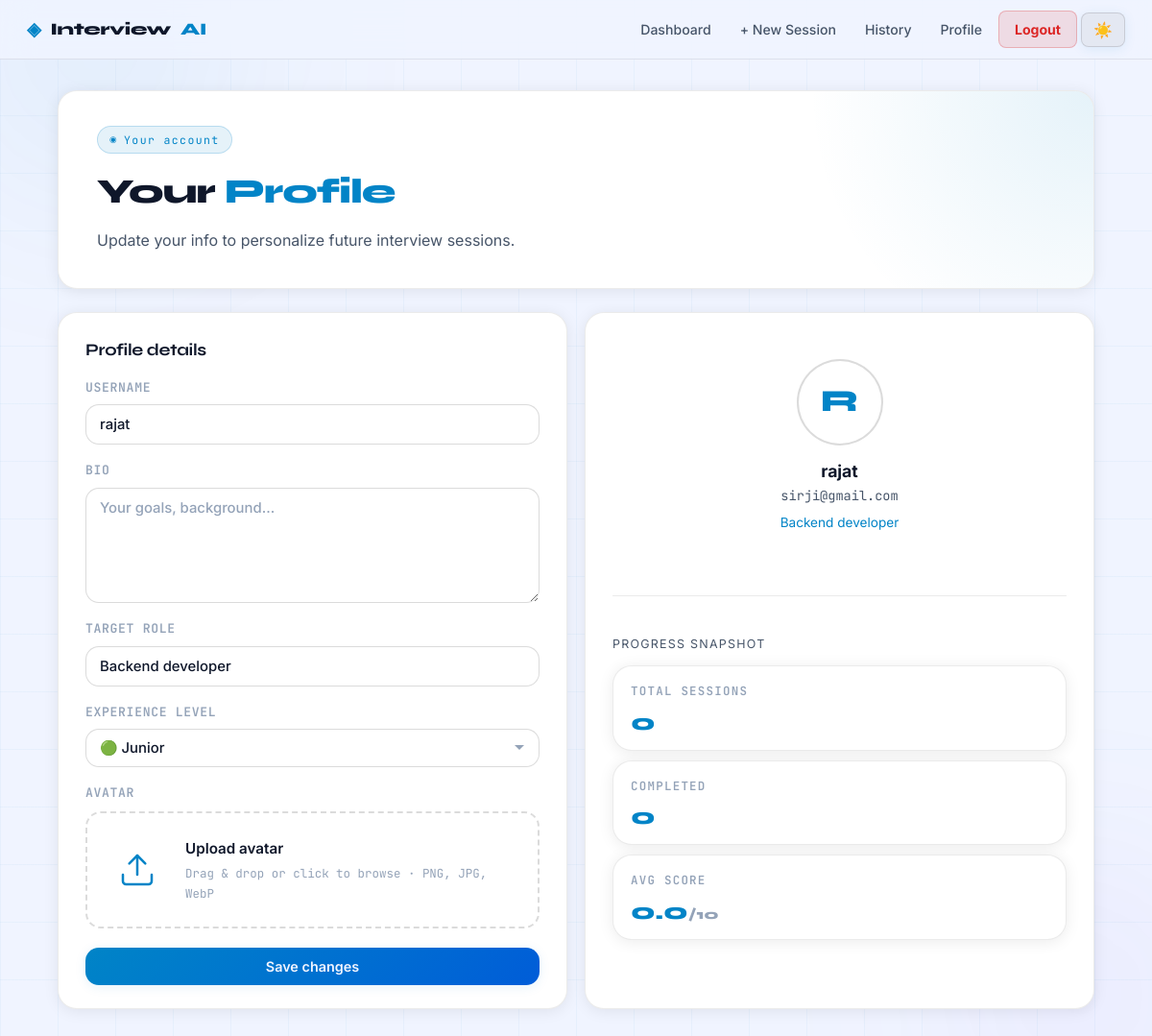
Screenshot of /profile/ (signed in) with the database file from the repository.
### apps/users/models.py (models this page shows, shortened)
class CustomUser(AbstractUser):
    email = models.EmailField(unique=True)
    bio = models.TextField(blank=True)
    avatar = models.ImageField(upload_to='avatars/', null=True, blank=True)
    target_role = models.CharField(max_length=120, blank=True, help_text='e.g. Backend Engineer')
    experience_level = models.CharField(
        max_length=10,
        choices=[('junior', 'Junior'), ('mid', 'Mid-level'), ('senior', 'Senior')],
        default='mid',
    )
    created_at = models.DateTimeField(auto_now_add=True)
    USERNAME_FIELD  = 'email'
    REQUIRED_FIELDS = ['username']
    @property
    def initials(self):
        return (self.username or self.email)[0].upper()

### apps/users/views.py (the view, shortened to what this page needs)
# urls.py: path('profile/',  profile_view,  name='profile'),
@login_required
def profile_view(request):
    from apps.interview.models import InterviewSession
    stats = InterviewSession.objects.filter(user=request.user).aggregate(
        total=Count('id'),
        completed=Count('id', filter=Q(status='completed')),
        avg_score=Avg('overall_score'),
    )
    return render(request, 'users/profile.html', {'stats': stats})

### templates/users/profile.html (shortened to what this page needs)
{% extends 'base.html' %}
{% block content %}
<section class="card hero">
  <div class="hero-strip"><div class="hero-pill">Your account</div></div>
  <h1>Your <span class="accent">Profile</span></h1>
  <p>Update your info to personalize future interview sessions.</p>
</section>
<div class="grid two">
  <article class="card section-pad">
    <h3>Profile details</h3>
    <form method="post" enctype="multipart/form-data" action="{% url 'profile' %}" id="profile-form">
      <label>
        Username
        <input type="text" name="username" value="{{ request.user.username }}" required>
      </label>
      <label>
        Bio
        <textarea name="bio" rows="3" placeholder="Your goals, background...">{{ request.user.bio }}</textarea>
      </label>
      <label>
        Target role
        <input type="text" name="target_role" value="{{ request.user.target_role }}" placeholder="e.g. Backend Engineer">
      </label>
      <label>
        Experience level
        <select name="experience_level">
          <option value="junior" {% if request.user.experience_level == 'junior' %}selected{% endif %}>🟢 Junior</option>
        </select>
      </label>
      <div>
        <div class="avatar-upload-label">Avatar</div>
        <div class="avatar-upload-zone" id="avatar-drop-zone">
          <div class="avatar-placeholder-zone" id="avatar-placeholder-zone">
            <div class="avatar-upload-icon">
              {% if request.user.avatar %}
                <img src="{{ request.user.avatar.url }}" alt="current" style="width:64px;height:64px;border-radius:50%;object-fit:cover;border:2px solid var(--cyan);">
              {% else %}
                <svg width="40" height="40" viewBox="0 0 24 24" fill="none" stroke="currentColor" stroke-width="1.5" stroke-linecap="round" stroke-linejoin="round" style="color:var(--cyan)">
                  <path d="M21 15v4a2 2 0 0 1-2 2H5a2 2 0 0 1-2-2v-4"/>
                  <polyline points="17 8 12 3 7 8"/>
                  <line x1="12" y1="3" x2="12" y2="15"/>
                </svg>
              {% endif %}
            </div>
            <div class="avatar-upload-text">
              <span class="avatar-upload-main">
                {% if request.user.avatar %}Change avatar{% else %}Upload avatar{% endif %}
              </span>
              <span class="avatar-upload-sub">Drag & drop or click to browse · PNG, JPG, WebP</span>
            </div>
          </div>
        </div>
      </div>
      <button type="submit" style="margin-top:4px;">Save changes</button>
    </form>
  </article>
  <article class="card section-pad" style="display:flex;flex-direction:column;gap:20px;">
    <div class="avatar-wrap">
      {% if request.user.avatar %}
        <img src="{{ request.user.avatar.url }}" alt="avatar" class="avatar-img" id="profile-avatar-display">
      {% else %}
        <div class="avatar-placeholder" id="profile-avatar-display">{{ request.user.initials }}</div>
      {% endif %}
      <div style="text-align:center;">
        <div style="font-family:var(--font-head);font-weight:700;font-size:1.1rem;">{{ request.user.username }}</div>
        <div class="muted mono">{{ request.user.email }}</div>
        {% if request.user.target_role %}
          <div style="margin-top:6px;font-size:0.85rem;color:var(--cyan);">{{ request.user.target_role }}</div>
        {% endif %}
      </div>
    </div>
    <hr class="divider">
    <div>
      <div class="muted" style="font-size:0.78rem;font-family:var(--font-mono);text-transform:uppercase;letter-spacing:0.1em;margin-bottom:12px;">Progress snapshot</div>
      <div class="grid" style="gap:10px;">
        <div class="card stat" style="padding:16px 18px;">
          <div class="label">Total sessions</div>
          <div class="value" style="font-size:1.5rem;">{{ stats.total|default:0 }}</div>
        </div>
        <div class="card stat" style="padding:16px 18px;">
          <div class="label">Completed</div>
          <div class="value" style="font-size:1.5rem;">{{ stats.completed|default:0 }}</div>
        </div>
        <div class="card stat" style="padding:16px 18px;">
          <div class="label">Avg score</div>
          <div class="value" style="font-size:1.5rem;">{{ stats.avg_score|default:0|floatformat:1 }}<span style="font-size:0.9rem;color:var(--text-3)">/10</span></div>
        </div>
      </div>
    </div>
  </article>
</div>
{% endblock %}

### templates/base.html (shortened to what this page needs)
{% load static %}
<!doctype html>
<html lang="en" data-theme="dark">
<head>
  <link rel="stylesheet" href="{% static 'css/app.css' %}">
</head>
<body>
  <header class="topbar">
    <a href="{% if request.user.is_authenticated %}{% url 'dashboard' %}{% else %}{% url 'login' %}{% endif %}" class="brand">
      Interview<span style="color:var(--cyan)">AI</span>
    </a>
    <nav class="nav-links">
      {% if request.user.is_authenticated %}
        <a href="{% url 'dashboard' %}">Dashboard</a>
        <a href="{% url 'new_interview' %}">+ New Session</a>
        <a href="{% url 'history' %}">History</a>
        <a href="{% url 'profile' %}">Profile</a>
        <a href="{% url 'logout' %}"
           class="btn-link danger"
           id="logout-link"
           onclick="event.preventDefault(); window.Auth && window.Auth.logout();">
          Logout
        </a>
      {% else %}
        <a href="{% url 'login' %}">Login</a>
        <a href="{% url 'register' %}" class="btn-link">Get started</a>
      {% endif %}
      <button class="theme-toggle" id="theme-toggle" title="Toggle theme" aria-label="Toggle light/dark theme">🌙</button>
    </nav>
  </header>
  <main class="page-shell">
    {% block content %}{% endblock %}
  </main>
</body>
</html>

### templates/users/profile.html (style rules this page uses)
.avatar-upload-label { font-size: 0.82rem; font-weight: 600; letter-spacing: 0.05em; text-transform: uppercase; color: var(--text-3); font-family: 'JetBrains Mono', monospace; margin-bottom: 8px; }
.avatar-upload-zone { position: relative; border: 2px dashed var(--border-2); border-radius: 16px; padding: 24px 20px; background: var(--surface); cursor: pointer; transition: border-color 0.2s, background 0.2s, box-shadow 0.2s; display: flex; align-items: center; justify-content: center; min-height: 110px; }
.avatar-placeholder-zone { display: flex; align-items: center; gap: 18px; pointer-events: none; width: 100%; }
.avatar-upload-icon { flex-shrink: 0; display: flex; align-items: center; justify-content: center; width: 64px; height: 64px; }
.avatar-upload-text { display: flex; flex-direction: column; gap: 4px; }
.avatar-upload-main { font-weight: 600; font-size: 0.95rem; color: var(--text); }
.avatar-upload-sub { font-size: 0.78rem; color: var(--text-3); font-family: 'JetBrains Mono', monospace; }

### rows the page displays
CustomUser: username "rajat", target_role "Backend developer", experience_level "🟢 Junior", user.initials "R", user.username "rajat", user.email "sirji@gmail.com", user.target_role "Backend developer"

### other values shown
{{ stats.total|default:0 }} "0"
{{ stats.completed|default:0 }} "0"
{{ stats.avg_score|default:0|floatformat:1 }} "0.0"
